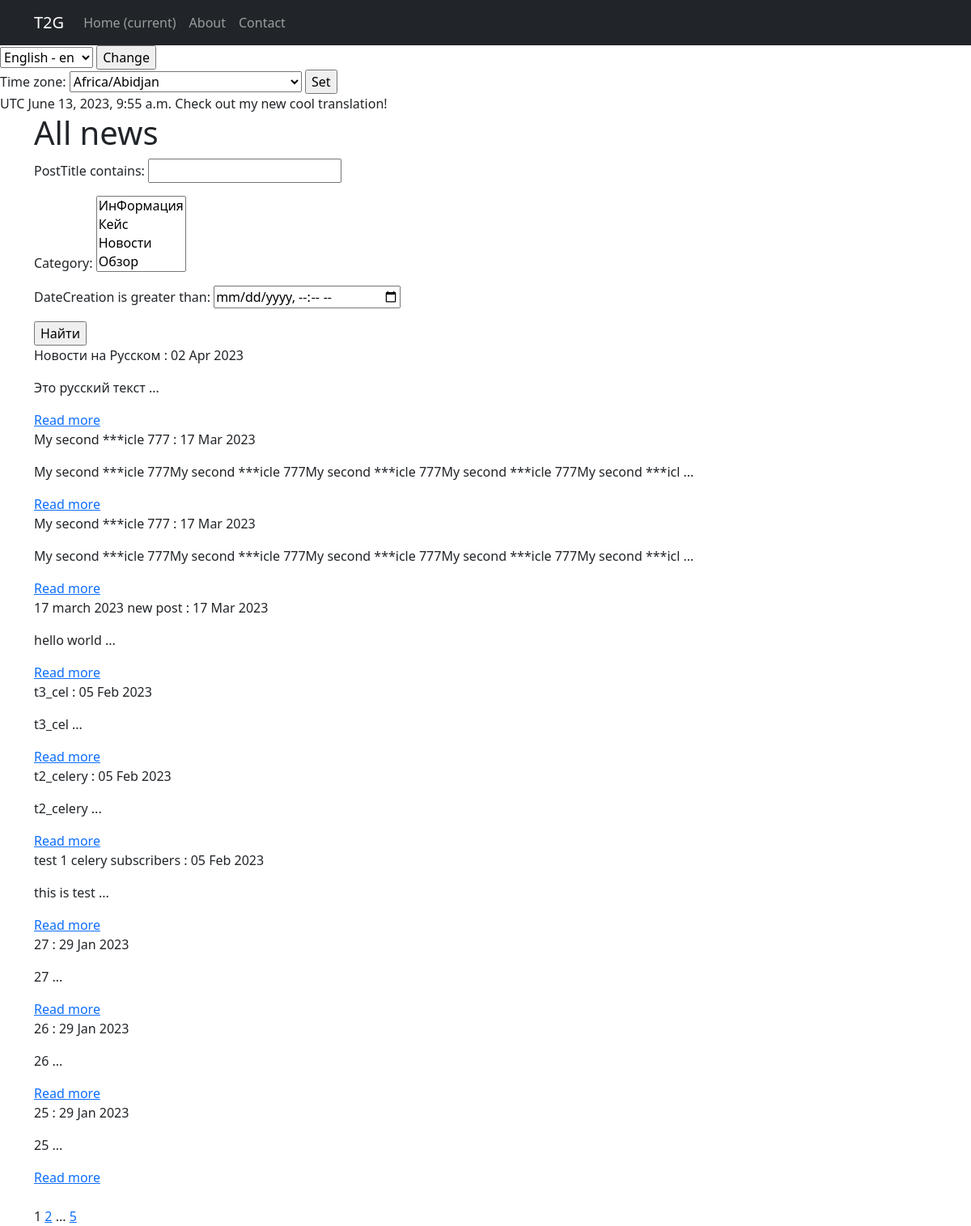
Page /news/ on the committed database.
### NewsPortal/models.py (models this page shows, shortened)
class Post(models.Model): #post
    author = models.ForeignKey(Author,on_delete=models.CASCADE)
    NEWS = 'NW'
    ARTICLE = 'AR'
    POST = 'PST'
    CASES = 'CS'
    CATEGORY_CHOICES = (
        (NEWS, _('News')),
        (ARTICLE, 'Статья'),
        (POST, 'Пост'),
        (CASES, 'Кейс')
    )
    categoryType = models.CharField(max_length= 4, choices=CATEGORY_CHOICES, default=POST )
    dateCreation = models.DateTimeField(auto_now_add=True)
    postCategory = models.ManyToManyField(Category, through='PostCategory') #связь many2many с классом PostCategory
    postTitle = models.CharField(max_length = 255)
    postText = models.TextField()
    postRating = models.SmallIntegerField(default=0) #rating из класса автор
    slug = models.SlugField(max_length=128, unique=False, null=True)
    def get_absolute_url(self):
        return reverse('news:postDetail', kwargs = {'pk' : self.pk}) # здесь тоже пишем через :
    def preview(self):
        return f'{self.postText[0:100]}{" ..."}' #форматирование лучший вариант нежели просто конкатенация

### NewsPortal/views.py (the view, shortened to what this page needs)
# urls.py: path('news/', cache_page(60) (GetNews.as_view()), name='newslist'),#нужно убрать запятую между кэш и view
class GetNews(ListView):
    model = Post
    ordering = '-dateCreation'
    template_name = 'news/newslist.html'
    context_object_name = 'Posts'
    paginate_by = 10  # вот так мы можем указать количество записей на странице
    def get_queryset(self):
        queryset = super().get_queryset()
        self.filterset = PostFilter(self.request.GET, queryset)
        return self.filterset.qs
    def get_context_data(self, **kwargs):
        context = super().get_context_data(**kwargs)
        context['filterset'] = self.filterset
        context['current_time'] = timezone.now()
        context['timezones'] = pytz.common_timezones
        return context

### NewsPortal/models.py (called while the page is built)
    def __str__(self):
        return self.name

### NewsPortal/templatetags/custom_filters.py (called while the page is built)
@register.filter()
def censor(token):
    forbidden_words = ["Art", "трейдинг", "drug", "casino",]
    pat = re.compile("|".join(re.escape(w) for w in forbidden_words), flags=re.I)
    return pat.sub(lambda g: "*" * len(g.group(0)), token)

### NewsPortal/templatetags/custom_tags.py (called while the page is built)
@register.simple_tag(takes_context=True)
def url_replace(context, **kwargs):
   d = context['request'].GET.copy()
   for k, v in kwargs.items():
       d[k] = v
   return d.urlencode()

### NewsPortal/templates/news/newslist.html (shortened to what this page needs)
{% extends 'default.html' %}
{% load i18n %}
{% load tz %}
{% load custom_filters %}
{% load custom_tags %}
{% load cache %}
{% cache 300 content_block %}
{% block content %}
<h1> {% trans 'All news' %} </h1>
<form action="" method="get">
    {{ filterset.form.as_p }}
    <input type="submit" value="Найти" />
</form <hr>
{% for post in Posts %}
<p>{{ post.postTitle|censor }} : {{post.dateCreation|date:'d M Y'}}
<p>
<p>{{ post.preview|censor}} </p>
<a href="{{post.get_absolute_url }}"> {% trans 'Read more' %}</a>
{% endfor %}
<br>
<br>
{{ page_obj.number }}
{% if page_obj.has_next %}
<a href="?{% url_replace page=page_obj.next_page_number %}">{{ page_obj.next_page_number }}</a>
{% if paginator.num_pages != page_obj.next_page_number %}
...
<a href="?{% url_replace page=page_obj.paginator.num_pages %}">{{ page_obj.paginator.num_pages }}</a>
{% endif %}
{% endif %}
{% endblock content %}
{% endcache %}

### rows in the picture
Post: postTitle|censor "Новости на Русском", dateCreation "02 Apr 2023", preview|censor "Это русский текст ..."
Post: postTitle|censor "My second ***icle 777", dateCreation "17 Mar 2023", preview|censor "My second ***icle 777My second ***icle 777My second ***icle 777My second ***icle 777My second ***icl ..."
Post: postTitle|censor "My second ***icle 777", dateCreation "17 Mar 2023", preview|censor "My second ***icle 777My second ***icle 777My second ***icle 777My second ***icle 777My second ***icl ..."
Post: postTitle|censor "17 march 2023 new post", dateCreation "17 Mar 2023", preview|censor "hello world ..."
Post: postTitle|censor "t3_cel", dateCreation "05 Feb 2023", preview|censor "t3_cel ..."
Post: postTitle|censor "t2_celery", dateCreation "05 Feb 2023", preview|censor "t2_celery ..."
Post: postTitle|censor "test 1 celery subscribers", dateCreation "05 Feb 2023", preview|censor "this is test ..."
Post: postTitle|censor "27", dateCreation "29 Jan 2023", preview|censor "27 ..."
Post: postTitle|censor "26", dateCreation "29 Jan 2023", preview|censor "26 ..."
Post: postTitle|censor "25", dateCreation "29 Jan 2023", preview|censor "25 ..."

### other values in the picture
{{ TIME_ZONE }} "UTC"
{{ current_time|timezone:TIME_ZONE }} "June 13, 2023, 9:55 a.m."
{{ page_obj.number }} "1"
{{ page_obj.next_page_number }} "2"
{{ page_obj.paginator.num_pages }} "5"
form field language "English - en"
form field timezone "Africa/Abidjan"
